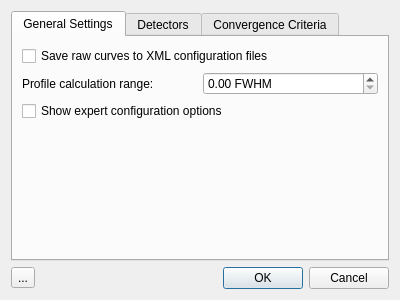
<?xml version="1.0" encoding="UTF-8"?>
<ui version="4.0">
 <class>SynchrotronPreferencesDialog</class>
 <widget class="QDialog" name="SynchrotronPreferencesDialog">
  <property name="geometry">
   <rect>
    <x>0</x>
    <y>0</y>
    <width>400</width>
    <height>300</height>
   </rect>
  </property>
  <property name="windowTitle">
   <string>Dialog</string>
  </property>
  <layout class="QVBoxLayout" name="verticalLayout">
   <item>
    <widget class="QTabWidget" name="tabWidget">
     <property name="currentIndex">
      <number>0</number>
     </property>
     <widget class="QWidget" name="tab_3">
      <attribute name="title">
       <string>General Settings</string>
      </attribute>
      <layout class="QGridLayout" name="gridLayout_2">
       <item row="3" column="0" colspan="2">
        <spacer name="verticalSpacer_3">
         <property name="orientation">
          <enum>Qt::Orientation::Vertical</enum>
         </property>
         <property name="sizeHint" stdset="0">
          <size>
           <width>0</width>
           <height>0</height>
          </size>
         </property>
        </spacer>
       </item>
       <item row="0" column="0" colspan="2">
        <widget class="QCheckBox" name="checkBoxSaveCurves">
         <property name="toolTip">
          <string>&lt;html&gt;&lt;head/&gt;&lt;body&gt;&lt;p&gt;When saving a configuration to a *.pxsml file, the raw data of the Pseudo-Voigt and convolved profiles can be saved in the file.&lt;/p&gt;&lt;p&gt;*.pxsml files without raw curves require computation and fitting of the profiles after loading, but the file size is small.&lt;/p&gt;&lt;p&gt;*.pxsml files with raw curves load the profiles and fitted curves immediately, but the file size can be relatively large.&lt;/p&gt;&lt;p&gt;If unsure, leave this option disabled.&lt;/p&gt;&lt;/body&gt;&lt;/html&gt;</string>
         </property>
         <property name="text">
          <string>Save raw curves to XML configuration files</string>
         </property>
        </widget>
       </item>
       <item row="1" column="1">
        <widget class="QDoubleSpinBox" name="doubleSpinBoxProfileCalcRange">
         <property name="prefix">
          <string/>
         </property>
         <property name="suffix">
          <string> FWHM</string>
         </property>
        </widget>
       </item>
       <item row="1" column="0">
        <widget class="QLabel" name="label_5">
         <property name="text">
          <string>Profile calculation range:</string>
         </property>
        </widget>
       </item>
       <item row="2" column="0" colspan="2">
        <widget class="QCheckBox" name="checkBoxExpertOptions">
         <property name="text">
          <string>Show expert configuration options</string>
         </property>
        </widget>
       </item>
      </layout>
     </widget>
     <widget class="QWidget" name="tab">
      <attribute name="title">
       <string>Detectors</string>
      </attribute>
      <layout class="QHBoxLayout" name="horizontalLayout_2">
       <item>
        <widget class="QTreeWidget" name="treeWidgetDetectors">
         <column>
          <property name="text">
           <string>Sum Formula</string>
          </property>
         </column>
         <column>
          <property name="text">
           <string>Density (g/cm3)</string>
          </property>
         </column>
        </widget>
       </item>
       <item>
        <layout class="QVBoxLayout" name="verticalLayout_2">
         <item>
          <widget class="QToolButton" name="toolButton">
           <property name="text">
            <string>...</string>
           </property>
           <property name="icon">
            <iconset theme="profex-add"/>
           </property>
          </widget>
         </item>
         <item>
          <widget class="QToolButton" name="toolButton_2">
           <property name="text">
            <string>...</string>
           </property>
           <property name="icon">
            <iconset theme="profex-remove"/>
           </property>
          </widget>
         </item>
         <item>
          <spacer name="verticalSpacer_2">
           <property name="orientation">
            <enum>Qt::Orientation::Vertical</enum>
           </property>
           <property name="sizeHint" stdset="0">
            <size>
             <width>20</width>
             <height>40</height>
            </size>
           </property>
          </spacer>
         </item>
        </layout>
       </item>
      </layout>
     </widget>
     <widget class="QWidget" name="tab_2">
      <attribute name="title">
       <string>Convergence Criteria</string>
      </attribute>
      <layout class="QGridLayout" name="gridLayout">
       <item row="0" column="1">
        <widget class="QSpinBox" name="spinBoxMaxCurves"/>
       </item>
       <item row="2" column="1">
        <widget class="QLineEdit" name="lineEditAbsError"/>
       </item>
       <item row="6" column="1">
        <widget class="QLineEdit" name="lineEditHeightCutoff"/>
       </item>
       <item row="7" column="0" colspan="2">
        <spacer name="verticalSpacer">
         <property name="orientation">
          <enum>Qt::Orientation::Vertical</enum>
         </property>
         <property name="sizeHint" stdset="0">
          <size>
           <width>20</width>
           <height>131</height>
          </size>
         </property>
        </spacer>
       </item>
       <item row="4" column="0" colspan="2">
        <widget class="QCheckBox" name="checkBoxCurveElimination">
         <property name="text">
          <string>Allow elimination of L2 curves</string>
         </property>
        </widget>
       </item>
       <item row="1" column="0">
        <widget class="QLabel" name="label_2">
         <property name="text">
          <string>Convergence threshold:</string>
         </property>
        </widget>
       </item>
       <item row="6" column="0">
        <widget class="QLabel" name="label">
         <property name="text">
          <string>Curve height threshold:</string>
         </property>
        </widget>
       </item>
       <item row="1" column="1">
        <widget class="QLineEdit" name="lineEditConvergenceCutoff"/>
       </item>
       <item row="0" column="0">
        <widget class="QLabel" name="label_6">
         <property name="text">
          <string>Maximum curve adaptations:</string>
         </property>
        </widget>
       </item>
       <item row="2" column="0">
        <widget class="QLabel" name="label_3">
         <property name="text">
          <string>Absolute error for convergence:</string>
         </property>
        </widget>
       </item>
       <item row="3" column="0">
        <widget class="QLabel" name="label_4">
         <property name="text">
          <string>Relative error for convergence:</string>
         </property>
        </widget>
       </item>
       <item row="3" column="1">
        <widget class="QLineEdit" name="lineEditRelError"/>
       </item>
      </layout>
     </widget>
    </widget>
   </item>
   <item>
    <layout class="QHBoxLayout" name="horizontalLayout">
     <item>
      <widget class="QToolButton" name="toolButtonReset">
       <property name="toolTip">
        <string>&lt;html&gt;&lt;head/&gt;&lt;body&gt;&lt;p&gt;Restore the default settings&lt;/p&gt;&lt;p&gt;Warning: This will delete custom detector materials!&lt;/p&gt;&lt;/body&gt;&lt;/html&gt;</string>
       </property>
       <property name="text">
        <string>...</string>
       </property>
       <property name="icon">
        <iconset resource="../../profex/icons/profex-light-colored/profex-light-colored.qrc">
         <normaloff>:/icons/profex-light-colored/svg/profex-redo.svg</normaloff>:/icons/profex-light-colored/svg/profex-redo.svg</iconset>
       </property>
      </widget>
     </item>
     <item>
      <widget class="QDialogButtonBox" name="buttonBox">
       <property name="orientation">
        <enum>Qt::Orientation::Horizontal</enum>
       </property>
       <property name="standardButtons">
        <set>QDialogButtonBox::StandardButton::Cancel|QDialogButtonBox::StandardButton::Ok</set>
       </property>
      </widget>
     </item>
    </layout>
   </item>
  </layout>
 </widget>
 <tabstops>
  <tabstop>spinBoxMaxCurves</tabstop>
  <tabstop>lineEditConvergenceCutoff</tabstop>
  <tabstop>lineEditAbsError</tabstop>
  <tabstop>lineEditRelError</tabstop>
  <tabstop>checkBoxCurveElimination</tabstop>
  <tabstop>lineEditHeightCutoff</tabstop>
  <tabstop>toolButtonReset</tabstop>
 </tabstops>
 <resources>
  <include location="../../profex/icons/profex-light-colored/profex-light-colored.qrc"/>
 </resources>
 <connections>
  <connection>
   <sender>buttonBox</sender>
   <signal>accepted()</signal>
   <receiver>SynchrotronPreferencesDialog</receiver>
   <slot>accept()</slot>
   <hints>
    <hint type="sourcelabel">
     <x>288</x>
     <y>289</y>
    </hint>
    <hint type="destinationlabel">
     <x>157</x>
     <y>274</y>
    </hint>
   </hints>
  </connection>
  <connection>
   <sender>buttonBox</sender>
   <signal>rejected()</signal>
   <receiver>SynchrotronPreferencesDialog</receiver>
   <slot>reject()</slot>
   <hints>
    <hint type="sourcelabel">
     <x>356</x>
     <y>289</y>
    </hint>
    <hint type="destinationlabel">
     <x>286</x>
     <y>274</y>
    </hint>
   </hints>
  </connection>
  <connection>
   <sender>toolButtonReset</sender>
   <signal>clicked()</signal>
   <receiver>SynchrotronPreferencesDialog</receiver>
   <slot>reset()</slot>
   <hints>
    <hint type="sourcelabel">
     <x>21</x>
     <y>277</y>
    </hint>
    <hint type="destinationlabel">
     <x>199</x>
     <y>149</y>
    </hint>
   </hints>
  </connection>
  <connection>
   <sender>checkBoxCurveElimination</sender>
   <signal>toggled(bool)</signal>
   <receiver>lineEditHeightCutoff</receiver>
   <slot>setEnabled(bool)</slot>
   <hints>
    <hint type="sourcelabel">
     <x>101</x>
     <y>206</y>
    </hint>
    <hint type="destinationlabel">
     <x>379</x>
     <y>234</y>
    </hint>
   </hints>
  </connection>
  <connection>
   <sender>toolButton</sender>
   <signal>clicked()</signal>
   <receiver>SynchrotronPreferencesDialog</receiver>
   <slot>addDetector()</slot>
   <hints>
    <hint type="sourcelabel">
     <x>359</x>
     <y>62</y>
    </hint>
    <hint type="destinationlabel">
     <x>396</x>
     <y>45</y>
    </hint>
   </hints>
  </connection>
  <connection>
   <sender>toolButton_2</sender>
   <signal>clicked()</signal>
   <receiver>SynchrotronPreferencesDialog</receiver>
   <slot>removeDetector()</slot>
   <hints>
    <hint type="sourcelabel">
     <x>370</x>
     <y>91</y>
    </hint>
    <hint type="destinationlabel">
     <x>395</x>
     <y>90</y>
    </hint>
   </hints>
  </connection>
 </connections>
 <slots>
  <slot>reset()</slot>
  <slot>addDetector()</slot>
  <slot>removeDetector()</slot>
 </slots>
</ui>
